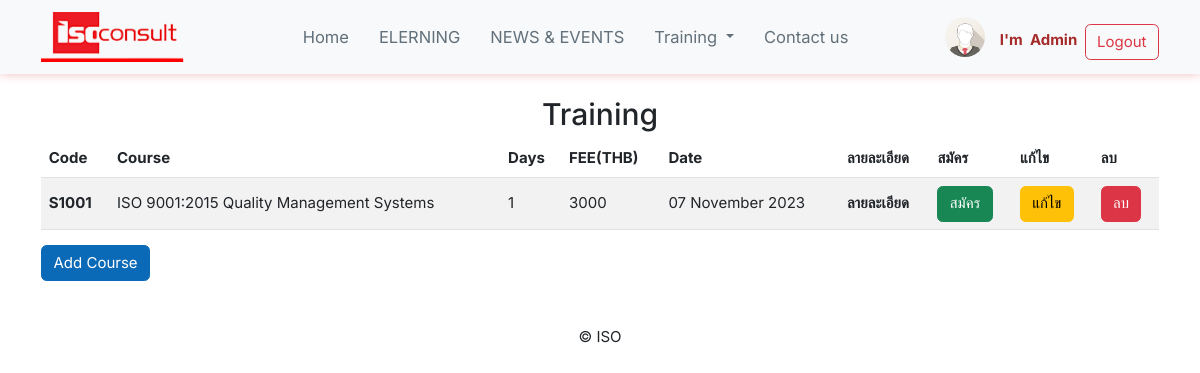
The page /onsite/traininng (signed in) on the database its author committed.
### onsite/models.py (models this page shows, shortened)
class Course(models.Model):
    course_code = models.CharField(max_length=10)
    course_name = models.CharField(max_length=255)
    course_days = models.CharField(max_length=10)
    course_fee = models.CharField(max_length=50)
    course_date = models.DateField(blank=True, null=True)

### onsite/views.py (the view)
# urls.py: path('traininng',views.TrainingPage,name='training-page'),
def TrainingPage(request):
    all_course = Course.objects.all()
    return render(request,"training.html",{"courses":all_course})

### onsite/templates/training.html (shortened to what this page needs)
{% extends 'base.html' %}
{% block content %}
<div class="container mt-4 mb-5">
    <h2 class="text-center">Training</h2>
    <table class="table table-striped table-hover">
      <thead>
        <tr>
          <th scope="col">Code</th>
          <th scope="col">Course</th>
          <th scope="col">Days</th>
          <th scope="col">FEE(THB)</th>
          <th scope="col">Date</th>
          <th scope="col">ลายละเอียด</th>
          <th scope="col">สมัคร</th>
          {% if user.is_staff %}
            <th scope="col">แก้ไข</th>
            <th scope="col">ลบ</th>
          {% endif %}
        </tr>
      </thead>
      <tbody>
        {% for course in courses %}
        <tr>
          <th scope="row">{{course.course_code}}</th>
          <td>{{course.course_name}}</td>
          <td>{{course.course_days}}</td>
          <td>{{course.course_fee}}</td>
          <td>{{course.course_date|date:"d F Y"}}</td>
          <th scope="col">ลายละเอียด</th>
          <td><a href="{% url 'form-page' %}" class="btn btn-success">สมัคร</a></td>
          {% if user.is_staff %}
            <td><a href="edit/{{course.id}}" class="btn btn-warning">แก้ไข</a></td>
            <td><a href="delete/{{course.id}}" class="btn btn-danger" onclick="return confirm('คุณต้องการลบ {{course_name}} หรือไม่')">ลบ</a></td>
          {% endif %}
        </tr>
        {% endfor %}
      </tbody>
    </table>
    {% if user.is_staff %}
    <a href="addcourse"><button class="btn btn-primary">Add Course</button></a>
    {% endif %}
</div>
  {% endblock %}

### app_iso/templates/base.html (shortened to what this page needs)
{%load static%}
<!doctype html>
<html lang="en">
<head>
  <link href="https://cdn.jsdelivr.net/npm/bootstrap@5.3.0-alpha1/dist/css/bootstrap.min.css" rel="stylesheet"
>
  <link rel="stylesheet" href="{% static 'style.css' %}">
  <link rel="stylesheet" href="https://cdnjs.cloudflare.com/ajax/libs/font-awesome/4.7.0/css/font-awesome.min.css">
  <link rel="stylesheet" href="https://cdnjs.cloudflare.com/ajax/libs/animate.css/4.1.1/animate.min.css" />
  <link href="https://cdn.jsdelivr.net/npm/froala-editor@3.1.0/css/froala_editor.min.css" rel="stylesheet"
    type="text/css" />
</head>
<body>
  <nav class="navbar navbar-expand-lg bg-body-tertiary">
    <div class="container">
      <a class="navbar-brand" href="{% url 'home-page' %}"><img width="150px"
          src="{% static '/images/isologo.png'%}"></a>
      <div class="collapse navbar-collapse justify-content-between" id="navbarSupportedContent">
        <ul class="navbar-nav ms-auto mb-2 mb-lg-0">
          <li class="nav-item">
            <a class="nav-link" aria-current="page" href="{% url 'home-page' %}">Home</a>
          </li>
          <li class="nav-item">
            <a class="nav-link" href="{% url 'elerning-page' %}">ELERNING</a>
          </li>
          <li class="nav-item">
            <a class="nav-link" href="{% url 'news-page' %}">NEWS & EVENTS</a>
          </li>
          <li class="nav-item dropdown">
            <a class="nav-link dropdown-toggle" href="{% url 'training-page' %}" role="button"
              data-bs-toggle="dropdown">
              Training
            </a>
          </li>
          <li class="nav-item">
            <a class="nav-link" href="{% url 'contact' %}">Contact us</a>
          </li>
        </ul>
        {% if user.is_authenticated %}
        <a class="navbar-brand ms-auto" href="#profile"><img src="{% static '/images/logo_profile.png'%}"
            alt="Avatar Logo" style="width:40px;" class="rounded-pill"></a>
        <font color="brown" class="mt-2"><b>{{user.first_name}}&nbsp&nbsp{{user.last_name}}</b></font>
        <ul class="navbar-nav ms-2 " style="margin-top: 10px;">
          <a href="{% url 'logout' %}"><button class="btn btn-outline-danger">Logout</button></a>
        </ul>
        {%else %}
        <ul class="navbar-nav ms-auto">
          <li><a href="{% url 'login' %}"><button class="btn btn-outline-success ms-3 mb-1">Login</button></a></li>
          <li><a href="{% url 'register-page' %}">
              <button class="btn btn-outline-primary ms-3 mt-auto">Register</button></a></li>
        </ul>
        {% endif %}
      </div>
    </div>
  </nav>
  {% block content %}
  {% endblock %}
  <footer class="container mt-4">
    <div class="text-center">
      <p>&copy; ISO</p>
    </div>
  </footer>
</body>
</html>

### static/style.css (style rules this page uses)
* { font-family: "Inter", sans-serif; box-sizing: border-box; }
html, body { scroll-behavior: smooth; font-size: 15px; line-height: 1.5; margin: 0; overflow-x: hidden; top: 0; left: 0; }
.btn-primary { background-color: #0b6ab8 !important; border-color: #0b6ab8 !important; }
a { text-decoration: none ; }
td,th { vertical-align: middle !important; }
.navbar-expand-lg { box-shadow:rgb(240, 188, 188) 0px 0px 10px 0px; }
.nav-link { color: rgba(34, 54, 69,.7); }
.navbar-expand-lg .navbar-nav .nav-link { padding: 1rem 1rem; font-size: 1.1rem; position: relative; }
a { color: #111111; }

### rows shown on the page
Course: course_code "S1001", course_name "ISO 9001:2015 Quality Management Systems", course_days "1", course_fee "3000", course_date "07 November 2023"

### other values the page prints
{{ user.first_name }} "I'm"
{{ user.last_name }} "Admin"
